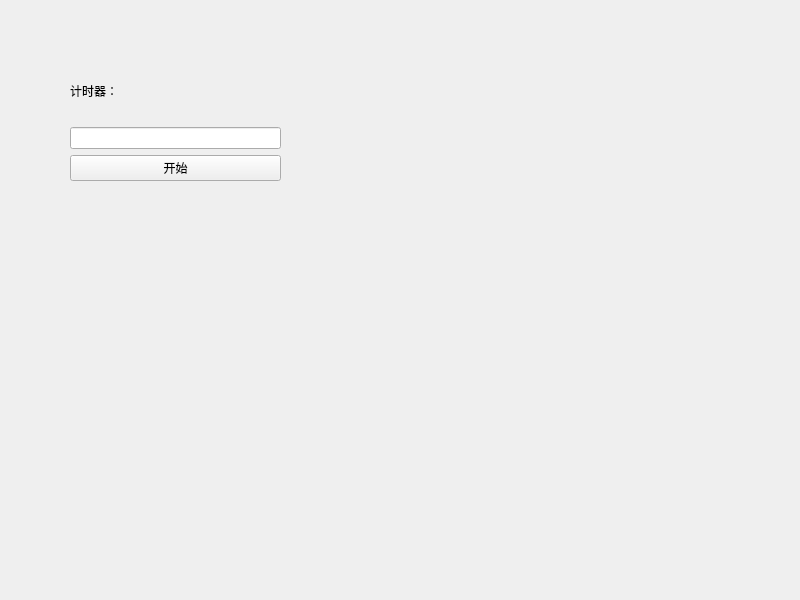
<?xml version="1.0" encoding="UTF-8"?>
<ui version="4.0">
 <class>Widget</class>
 <widget class="QWidget" name="Widget">
  <property name="geometry">
   <rect>
    <x>0</x>
    <y>0</y>
    <width>800</width>
    <height>600</height>
   </rect>
  </property>
  <property name="windowTitle">
   <string>Widget</string>
  </property>
  <widget class="QWidget" name="">
   <property name="geometry">
    <rect>
     <x>70</x>
     <y>60</y>
     <width>211</width>
     <height>121</height>
    </rect>
   </property>
   <layout class="QVBoxLayout" name="verticalLayout">
    <item>
     <widget class="QLabel" name="labTimer">
      <property name="text">
       <string>计时器：</string>
      </property>
     </widget>
    </item>
    <item>
     <widget class="QLineEdit" name="leMsg"/>
    </item>
    <item>
     <widget class="QPushButton" name="btnStart">
      <property name="text">
       <string>开始</string>
      </property>
     </widget>
    </item>
   </layout>
  </widget>
 </widget>
 <resources/>
 <connections/>
</ui>
